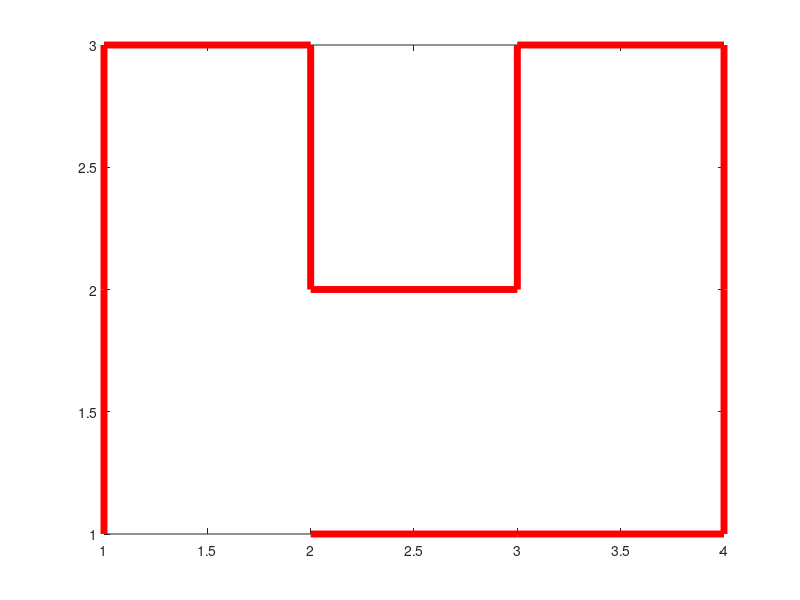

Recreate this plot in MATLAB.
# octave

setenv("GNUTERM","qt"); # for mac

# read in a CSV containing the snake location
this_grid=csvread('4x3.csv');

# determine the size of the grid
num_rows = size(this_grid,1);
num_cols = size(this_grid,2);

# initialize an array to hold the values of the row,col per index
ary_of_indices_and_locations=zeros(num_rows*num_cols,2);

# for each index, determine the row,col
for indx = 1:(num_rows*num_cols)
  for this_row = 1:num_rows
    if (sum(this_grid(this_row,:)==indx)==1)
      ary_of_indices_and_locations(indx,1)=this_row;
    endif
  end
  for this_col = 1:num_cols
    if (sum(this_grid(:,this_col)==indx)==1)
      ary_of_indices_and_locations(indx,2)=this_col;
    endif
  end
end

# display array in terminal
#ary_of_indices_and_locations

# draw the snake
figure; 
for indx = 1:(num_rows*num_cols-1)
#  figure; 
  plot([ary_of_indices_and_locations(indx,  2) ary_of_indices_and_locations(indx+1,  2)],...
       [(num_rows+1)-ary_of_indices_and_locations(indx,1) (num_rows+1)-ary_of_indices_and_locations(indx+1,1)],...
       'linewidth',5,'color','red'); hold on;
#  title([num2str(indx) ': ' num2str(ary_of_indices_and_locations(indx,  2)) ...
#                        ',' num2str((num_rows+1)-ary_of_indices_and_locations(indx,  1)) ...
#                     ' to ' num2str(ary_of_indices_and_locations(indx+1,2)) ... 
#                        ',' num2str((num_rows+1)-ary_of_indices_and_locations(indx+1,1)) ]);
end

saveas (gcf, "snake.png");
